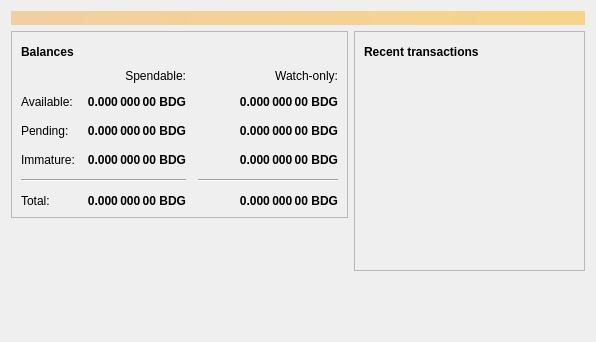
<?xml version="1.0" encoding="UTF-8"?>
<ui version="4.0">
 <class>OverviewPage</class>
 <widget class="QWidget" name="OverviewPage">
  <property name="geometry">
   <rect>
    <x>0</x>
    <y>0</y>
    <width>596</width>
    <height>342</height>
   </rect>
  </property>
  <property name="windowTitle">
   <string>Form</string>
  </property>
  <layout class="QVBoxLayout" name="topLayout">
   <item>
    <widget class="QLabel" name="labelAlerts">
     <property name="visible">
      <bool>false</bool>
     </property>
     <property name="styleSheet">
      <string notr="true">QLabel { background-color: qlineargradient(x1: 0, y1: 0, x2: 1, y2: 0, stop:0 #F0D0A0, stop:1 #F8D488); color:#000000; }</string>
     </property>
     <property name="wordWrap">
      <bool>true</bool>
     </property>
     <property name="margin">
      <number>3</number>
     </property>
     <property name="textInteractionFlags">
      <set>Qt::TextSelectableByMouse</set>
     </property>
    </widget>
   </item>
   <item>
    <layout class="QHBoxLayout" name="horizontalLayout" stretch="1,1">
     <item>
      <layout class="QVBoxLayout" name="verticalLayout_2">
       <item>
        <widget class="QFrame" name="frame">
         <property name="frameShape">
          <enum>QFrame::StyledPanel</enum>
         </property>
         <property name="frameShadow">
          <enum>QFrame::Raised</enum>
         </property>
         <layout class="QVBoxLayout" name="verticalLayout_4">
          <item>
           <layout class="QHBoxLayout" name="horizontalLayout_4">
            <item>
             <widget class="QLabel" name="label_5">
              <property name="font">
               <font>
                <weight>75</weight>
                <bold>true</bold>
               </font>
              </property>
              <property name="text">
               <string>Balances</string>
              </property>
             </widget>
            </item>
            <item>
             <widget class="QPushButton" name="labelWalletStatus">
              <property name="enabled">
               <bool>true</bool>
              </property>
              <property name="maximumSize">
               <size>
                <width>30</width>
                <height>16777215</height>
               </size>
              </property>
              <property name="toolTip">
               <string>The displayed information may be out of date. Your wallet automatically synchronizes with the Bidcoin network after a connection is established, but this process has not completed yet.</string>
              </property>
              <property name="text">
               <string/>
              </property>
              <property name="icon">
               <iconset resource="../bitcoin.qrc">
                <normaloff>:/icons/warning</normaloff>
                <disabledoff>:/icons/warning</disabledoff>:/icons/warning</iconset>
              </property>
              <property name="iconSize">
               <size>
                <width>24</width>
                <height>24</height>
               </size>
              </property>
              <property name="flat">
               <bool>true</bool>
              </property>
             </widget>
            </item>
            <item>
             <spacer name="horizontalSpacer_3">
              <property name="orientation">
               <enum>Qt::Horizontal</enum>
              </property>
              <property name="sizeHint" stdset="0">
               <size>
                <width>40</width>
                <height>20</height>
               </size>
              </property>
             </spacer>
            </item>
           </layout>
          </item>
          <item>
           <layout class="QGridLayout" name="gridLayout">
            <property name="spacing">
             <number>12</number>
            </property>
            <item row="2" column="2">
             <widget class="QLabel" name="labelWatchPending">
              <property name="font">
               <font>
                <weight>75</weight>
                <bold>true</bold>
               </font>
              </property>
              <property name="cursor">
               <cursorShape>IBeamCursor</cursorShape>
              </property>
              <property name="toolTip">
               <string>Unconfirmed transactions to watch-only addresses</string>
              </property>
              <property name="text">
               <string notr="true">0.000 000 00 BDG</string>
              </property>
              <property name="alignment">
               <set>Qt::AlignRight|Qt::AlignTrailing|Qt::AlignVCenter</set>
              </property>
              <property name="textInteractionFlags">
               <set>Qt::LinksAccessibleByMouse|Qt::TextSelectableByKeyboard|Qt::TextSelectableByMouse</set>
              </property>
             </widget>
            </item>
            <item row="2" column="1">
             <widget class="QLabel" name="labelUnconfirmed">
              <property name="font">
               <font>
                <weight>75</weight>
                <bold>true</bold>
               </font>
              </property>
              <property name="cursor">
               <cursorShape>IBeamCursor</cursorShape>
              </property>
              <property name="toolTip">
               <string>Total of transactions that have yet to be confirmed, and do not yet count toward the spendable balance</string>
              </property>
              <property name="text">
               <string notr="true">0.000 000 00 BDG</string>
              </property>
              <property name="alignment">
               <set>Qt::AlignRight|Qt::AlignTrailing|Qt::AlignVCenter</set>
              </property>
              <property name="textInteractionFlags">
               <set>Qt::LinksAccessibleByMouse|Qt::TextSelectableByKeyboard|Qt::TextSelectableByMouse</set>
              </property>
             </widget>
            </item>
            <item row="3" column="2">
             <widget class="QLabel" name="labelWatchImmature">
              <property name="font">
               <font>
                <weight>75</weight>
                <bold>true</bold>
               </font>
              </property>
              <property name="cursor">
               <cursorShape>IBeamCursor</cursorShape>
              </property>
              <property name="toolTip">
               <string>Mined balance in watch-only addresses that has not yet matured</string>
              </property>
              <property name="text">
               <string notr="true">0.000 000 00 BDG</string>
              </property>
              <property name="alignment">
               <set>Qt::AlignRight|Qt::AlignTrailing|Qt::AlignVCenter</set>
              </property>
              <property name="textInteractionFlags">
               <set>Qt::LinksAccessibleByMouse|Qt::TextSelectableByKeyboard|Qt::TextSelectableByMouse</set>
              </property>
             </widget>
            </item>
            <item row="4" column="0" colspan="2">
             <widget class="Line" name="line">
              <property name="orientation">
               <enum>Qt::Horizontal</enum>
              </property>
             </widget>
            </item>
            <item row="4" column="2">
             <widget class="Line" name="lineWatchBalance">
              <property name="sizePolicy">
               <sizepolicy hsizetype="Preferred" vsizetype="Fixed">
                <horstretch>0</horstretch>
                <verstretch>0</verstretch>
               </sizepolicy>
              </property>
              <property name="minimumSize">
               <size>
                <width>140</width>
                <height>0</height>
               </size>
              </property>
              <property name="orientation">
               <enum>Qt::Horizontal</enum>
              </property>
             </widget>
            </item>
            <item row="5" column="0">
             <widget class="QLabel" name="labelTotalText">
              <property name="text">
               <string>Total:</string>
              </property>
             </widget>
            </item>
            <item row="3" column="1">
             <widget class="QLabel" name="labelImmature">
              <property name="font">
               <font>
                <weight>75</weight>
                <bold>true</bold>
               </font>
              </property>
              <property name="cursor">
               <cursorShape>IBeamCursor</cursorShape>
              </property>
              <property name="toolTip">
               <string>Mined balance that has not yet matured</string>
              </property>
              <property name="text">
               <string notr="true">0.000 000 00 BDG</string>
              </property>
              <property name="alignment">
               <set>Qt::AlignRight|Qt::AlignTrailing|Qt::AlignVCenter</set>
              </property>
              <property name="textInteractionFlags">
               <set>Qt::LinksAccessibleByMouse|Qt::TextSelectableByKeyboard|Qt::TextSelectableByMouse</set>
              </property>
             </widget>
            </item>
            <item row="2" column="3">
             <spacer name="horizontalSpacer_2">
              <property name="orientation">
               <enum>Qt::Horizontal</enum>
              </property>
              <property name="sizeHint" stdset="0">
               <size>
                <width>40</width>
                <height>20</height>
               </size>
              </property>
             </spacer>
            </item>
            <item row="3" column="0">
             <widget class="QLabel" name="labelImmatureText">
              <property name="text">
               <string>Immature:</string>
              </property>
             </widget>
            </item>
            <item row="5" column="1">
             <widget class="QLabel" name="labelTotal">
              <property name="font">
               <font>
                <weight>75</weight>
                <bold>true</bold>
               </font>
              </property>
              <property name="cursor">
               <cursorShape>IBeamCursor</cursorShape>
              </property>
              <property name="toolTip">
               <string>Your current total balance</string>
              </property>
              <property name="text">
               <string notr="true">0.000 000 00 BDG</string>
              </property>
              <property name="alignment">
               <set>Qt::AlignRight|Qt::AlignTrailing|Qt::AlignVCenter</set>
              </property>
              <property name="textInteractionFlags">
               <set>Qt::LinksAccessibleByMouse|Qt::TextSelectableByKeyboard|Qt::TextSelectableByMouse</set>
              </property>
             </widget>
            </item>
            <item row="5" column="2">
             <widget class="QLabel" name="labelWatchTotal">
              <property name="font">
               <font>
                <weight>75</weight>
                <bold>true</bold>
               </font>
              </property>
              <property name="cursor">
               <cursorShape>IBeamCursor</cursorShape>
              </property>
              <property name="toolTip">
               <string>Current total balance in watch-only addresses</string>
              </property>
              <property name="text">
               <string notr="true">0.000 000 00 BDG</string>
              </property>
              <property name="alignment">
               <set>Qt::AlignRight|Qt::AlignTrailing|Qt::AlignVCenter</set>
              </property>
              <property name="textInteractionFlags">
               <set>Qt::LinksAccessibleByMouse|Qt::TextSelectableByKeyboard|Qt::TextSelectableByMouse</set>
              </property>
             </widget>
            </item>
            <item row="0" column="2">
             <widget class="QLabel" name="labelWatchonly">
              <property name="text">
               <string>Watch-only:</string>
              </property>
              <property name="alignment">
               <set>Qt::AlignRight|Qt::AlignTrailing|Qt::AlignVCenter</set>
              </property>
             </widget>
            </item>
            <item row="1" column="0">
             <widget class="QLabel" name="labelBalanceText">
              <property name="text">
               <string>Available:</string>
              </property>
             </widget>
            </item>
            <item row="1" column="1">
             <widget class="QLabel" name="labelBalance">
              <property name="font">
               <font>
                <weight>75</weight>
                <bold>true</bold>
               </font>
              </property>
              <property name="cursor">
               <cursorShape>IBeamCursor</cursorShape>
              </property>
              <property name="toolTip">
               <string>Your current spendable balance</string>
              </property>
              <property name="text">
               <string notr="true">0.000 000 00 BDG</string>
              </property>
              <property name="alignment">
               <set>Qt::AlignRight|Qt::AlignTrailing|Qt::AlignVCenter</set>
              </property>
              <property name="textInteractionFlags">
               <set>Qt::LinksAccessibleByMouse|Qt::TextSelectableByKeyboard|Qt::TextSelectableByMouse</set>
              </property>
             </widget>
            </item>
            <item row="1" column="2">
             <widget class="QLabel" name="labelWatchAvailable">
              <property name="font">
               <font>
                <weight>75</weight>
                <bold>true</bold>
               </font>
              </property>
              <property name="cursor">
               <cursorShape>IBeamCursor</cursorShape>
              </property>
              <property name="toolTip">
               <string>Your current balance in watch-only addresses</string>
              </property>
              <property name="text">
               <string notr="true">0.000 000 00 BDG</string>
              </property>
              <property name="alignment">
               <set>Qt::AlignRight|Qt::AlignTrailing|Qt::AlignVCenter</set>
              </property>
              <property name="textInteractionFlags">
               <set>Qt::LinksAccessibleByMouse|Qt::TextSelectableByKeyboard|Qt::TextSelectableByMouse</set>
              </property>
             </widget>
            </item>
            <item row="2" column="0">
             <widget class="QLabel" name="labelPendingText">
              <property name="text">
               <string>Pending:</string>
              </property>
             </widget>
            </item>
            <item row="0" column="1">
             <widget class="QLabel" name="labelSpendable">
              <property name="text">
               <string>Spendable:</string>
              </property>
              <property name="alignment">
               <set>Qt::AlignRight|Qt::AlignTrailing|Qt::AlignVCenter</set>
              </property>
             </widget>
            </item>
           </layout>
          </item>
         </layout>
        </widget>
       </item>
       <item>
        <spacer name="verticalSpacer">
         <property name="orientation">
          <enum>Qt::Vertical</enum>
         </property>
         <property name="sizeHint" stdset="0">
          <size>
           <width>20</width>
           <height>40</height>
          </size>
         </property>
        </spacer>
       </item>
      </layout>
     </item>
     <item>
      <layout class="QVBoxLayout" name="verticalLayout_3">
       <item>
        <widget class="QFrame" name="frame_2">
         <property name="frameShape">
          <enum>QFrame::StyledPanel</enum>
         </property>
         <property name="frameShadow">
          <enum>QFrame::Raised</enum>
         </property>
         <layout class="QVBoxLayout" name="verticalLayout">
          <item>
           <layout class="QHBoxLayout" name="horizontalLayout_2">
            <item>
             <widget class="QLabel" name="label_4">
              <property name="font">
               <font>
                <weight>75</weight>
                <bold>true</bold>
               </font>
              </property>
              <property name="text">
               <string>Recent transactions</string>
              </property>
             </widget>
            </item>
            <item>
             <widget class="QPushButton" name="labelTransactionsStatus">
              <property name="enabled">
               <bool>true</bool>
              </property>
              <property name="maximumSize">
               <size>
                <width>30</width>
                <height>16777215</height>
               </size>
              </property>
              <property name="toolTip">
               <string>The displayed information may be out of date. Your wallet automatically synchronizes with the Bidcoin network after a connection is established, but this process has not completed yet.</string>
              </property>
              <property name="text">
               <string/>
              </property>
              <property name="icon">
               <iconset resource="../bitcoin.qrc">
                <normaloff>:/icons/warning</normaloff>
                <disabledoff>:/icons/warning</disabledoff>:/icons/warning</iconset>
              </property>
              <property name="iconSize">
               <size>
                <width>24</width>
                <height>24</height>
               </size>
              </property>
              <property name="flat">
               <bool>true</bool>
              </property>
             </widget>
            </item>
            <item>
             <spacer name="horizontalSpacer">
              <property name="orientation">
               <enum>Qt::Horizontal</enum>
              </property>
              <property name="sizeHint" stdset="0">
               <size>
                <width>40</width>
                <height>20</height>
               </size>
              </property>
             </spacer>
            </item>
           </layout>
          </item>
          <item>
           <widget class="QListView" name="listTransactions">
            <property name="styleSheet">
             <string notr="true">QListView { background: transparent; }</string>
            </property>
            <property name="frameShape">
             <enum>QFrame::NoFrame</enum>
            </property>
            <property name="verticalScrollBarPolicy">
             <enum>Qt::ScrollBarAlwaysOff</enum>
            </property>
            <property name="horizontalScrollBarPolicy">
             <enum>Qt::ScrollBarAlwaysOff</enum>
            </property>
            <property name="selectionMode">
             <enum>QAbstractItemView::NoSelection</enum>
            </property>
           </widget>
          </item>
         </layout>
        </widget>
       </item>
       <item>
        <spacer name="verticalSpacer_2">
         <property name="orientation">
          <enum>Qt::Vertical</enum>
         </property>
         <property name="sizeHint" stdset="0">
          <size>
           <width>20</width>
           <height>40</height>
          </size>
         </property>
        </spacer>
       </item>
      </layout>
     </item>
    </layout>
   </item>
  </layout>
 </widget>
 <resources/>
 <connections/>
</ui>
